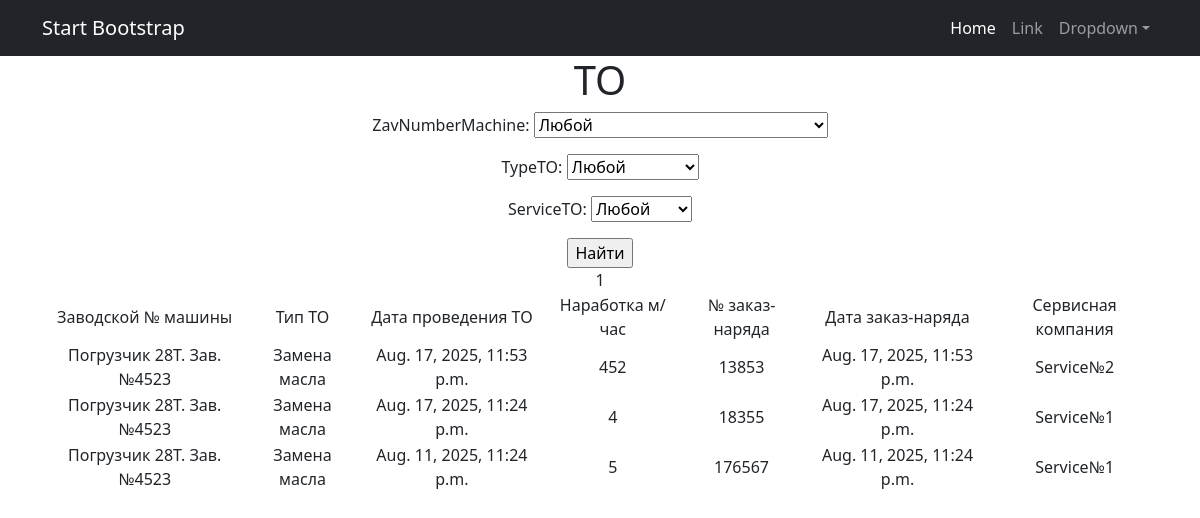
/TO/ (signed in), run on an earlier commit of the app's database.
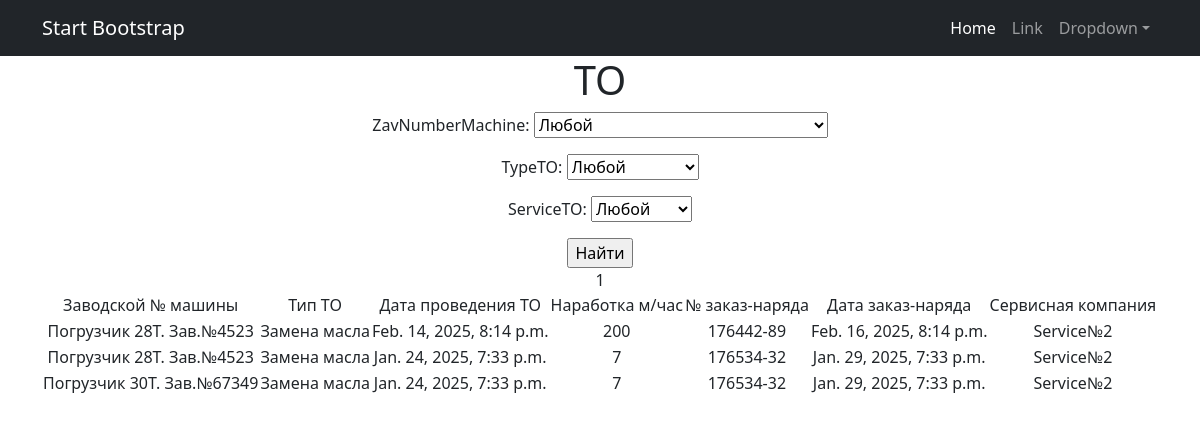
And on a later commit of the database.
### serviceBook/models.py (models this page shows, shortened)
class TO(models.Model):
    machine = models.ForeignKey(
        Machine,
        on_delete=models.CASCADE,
    )
    typeTO = models.ForeignKey(
        Manual,
        limit_choices_to={'nameClass': 'TTO'},
        on_delete=models.CASCADE,
        related_name='typeTO')
    dateTO = models.DateTimeField(default=datetime.today)
    runTime = models.IntegerField(default=0)
    numberOrder = models.CharField(max_length=50, default=1)
    dateOrder = models.DateTimeField(default=datetime.today)
    serviceTO = models.ForeignKey(Service, on_delete=models.CASCADE, related_name='serviceTO', default=1)

class Machine(models.Model):
    zavNumberMachine = models.CharField(max_length=20, unique=True)
    modelMachine = models.ForeignKey(
        Manual,
        on_delete=models.CASCADE,
        limit_choices_to={'nameClass': 'MMC'},
        related_name='modelMachine')
    modelMotor = models.ForeignKey(
        Manual,
        on_delete=models.CASCADE,
        limit_choices_to={'nameClass': 'MMT'},
        related_name='modelMotor')
    zavNumberMotor = models.CharField(max_length=20)
    modelTransmission = models.ForeignKey(
        Manual,
        on_delete=models.CASCADE,
        limit_choices_to={'nameClass': 'MT'},
        related_name='modelTransmission')
    zavNumberTransmission = models.CharField(max_length=20)
    modelDriveAxile = models.ForeignKey(
        Manual,
        on_delete=models.CASCADE,
        limit_choices_to={'nameClass': 'MDA'},
        related_name='modelDriveAxile')
    zavNumberDA = models.CharField(max_length=20)
    modelControllAxile = models.ForeignKey(
        Manual,
        on_delete=models.CASCADE,
        limit_choices_to={'nameClass': 'MCA'},
        related_name='modelControllAxile')
    zavNumberCA = models.CharField(max_length=20)
    deliveryContract = models.CharField(max_length=50)
    shipDate = models.DateTimeField(default=datetime.today)
    recipient = models.CharField(max_length=100)
    deliveryAddress = models.CharField(max_length=150)
    package = models.TextField(blank=True)
    client = models.CharField(max_length=150)
    serviceCompany = models.ForeignKey(Service, on_delete=models.CASCADE, related_name='serviceCompany')
    def __str__(self):
        return f'{self.modelMachine}. Зав.№{self.zavNumberMachine}'

class Manual(models.Model):
    modelMachine = 'MMC'
    modelMotor = 'MMT'
    modelTransmission = 'MT'
    modelDriveAxile = 'MDA'
    modelControllAxile = 'MCA'
    typeTO = 'TTO'
    failureNode = 'FND'
    wayToRecover = 'WTR'
    CHOICES = [
        (modelMachine, 'Модель техники'),
        (modelMotor, 'Модель двигателя'),
        (modelTransmission, 'Модель трансмиссии'),
        (modelDriveAxile, 'Модель ведущего моста'),
        (modelControllAxile, 'Модель управляемого моста'),
        (typeTO, 'Вид ТО'),
        (failureNode, 'Узел отказа'),
        (wayToRecover, 'Способ восстановления'),
    ]
    nameClass = models.CharField(max_length=3, choices=CHOICES, default=modelMachine)
    name = models.CharField(max_length=100)
    descriptions = models.TextField()
    def __str__(self):
        return f'{self.name}'

class Service(models.Model):
    name = models.CharField(max_length=20)
    descriptions = models.TextField()
    def __str__(self):
        return f'{self.name}'

### serviceBook/views.py (the view)
# urls.py: path('TO/', TOList.as_view(), name='TO_list'),
class TOList(PermissionRequiredMixin,ListView):
    raise_exception = True
    permission_required = ('serviceBook.view_to',)
    queryset = TO.objects.order_by('-dateTO')
    template_name = 'TO.html'
    context_object_name = 'TO'
    paginate_by = 10
    def get_queryset(self):
        queryset = super().get_queryset()
        self.filterset = TOFilter(self.request.GET, queryset)
        return self.filterset.qs
    def get_context_data(self, **kwargs):
        context = super().get_context_data(**kwargs)
        context['filterset'] = self.filterset
        return context

### templates/TO.html (shortened to what this page needs)
{% extends 'flatpages/default.html' %}
{% load custom_tags %}
{% block content %}
<h1>TO</h1>
<form action="" method="get">
       {{ filterset.form.as_p }}
       <input type="submit" value="Найти" />
</form>
{% if TO %}
    <table>
        <tr>
            <td>Заводской № машины</td>
            <td>Тип ТО</td>
            <td>Дата проведения ТО</td>
            <td>Наработка м/час</td>
            <td>№ заказ-наряда</td>
            <td>Дата заказ-наряда</td>
            <td>Сервисная компания</td>
        </tr>
    {% for single_TO in TO %}
        <tr>
               <td>{{ single_TO.machine }}</td>
               <td>{{ single_TO.typeTO }}</td>
               <td>{{ single_TO.dateTO }}</td>
               <td>{{ single_TO.runTime }}</td>
               <td>{{ single_TO.numberOrder }}</td>
               <td>{{ single_TO.dateOrder }}</td>
               <td>{{ single_TO.serviceTO }}</td>
           </tr>
    {% endfor %}
{% else %}
       <h2>ТО нет!</h2>{% endif %}
   {% if page_obj.has_previous %}
        {% load cache %}
   {% endif %}
   {% if page_obj.has_next %}
       {% load cache %}
   {% endif %}
{% endblock content %}

What changed in the data, as far as the page shows it:
changed TO: dateTO "Aug. 17, 2025, 11:53 p.m." → "Feb. 14, 2025, 8:14 p.m."; runTime "452" → "200"; numberOrder "13853" → "176442-89"; dateOrder "Aug. 17, 2025, 11:53 p.m." → "Feb. 16, 2025, 8:14 p.m."
changed TO (number 2 of 3 on the later page): dateTO "Aug. 11, 2025, 11:24 p.m." → "Jan. 24, 2025, 7:33 p.m."; runTime "5" → "7"; numberOrder "176567" → "176534-32"; dateOrder "Aug. 11, 2025, 11:24 p.m." → "Jan. 29, 2025, 7:33 p.m."; serviceTO "Service№1" → "Service№2"; moves up the list
changed TO: machine "Погрузчик 28T. Зав.№4523" → "Погрузчик 30Т. Зав.№67349"; dateTO "Aug. 17, 2025, 11:24 p.m." → "Jan. 24, 2025, 7:33 p.m."; runTime "4" → "7"; numberOrder "18355" → "176534-32"; dateOrder "Aug. 17, 2025, 11:24 p.m." → "Jan. 29, 2025, 7:33 p.m."; serviceTO "Service№1" → "Service№2"
